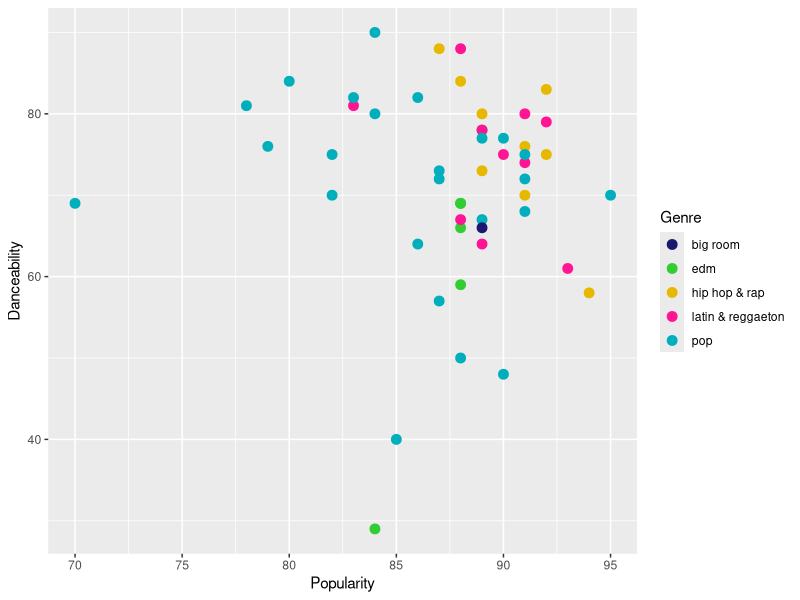
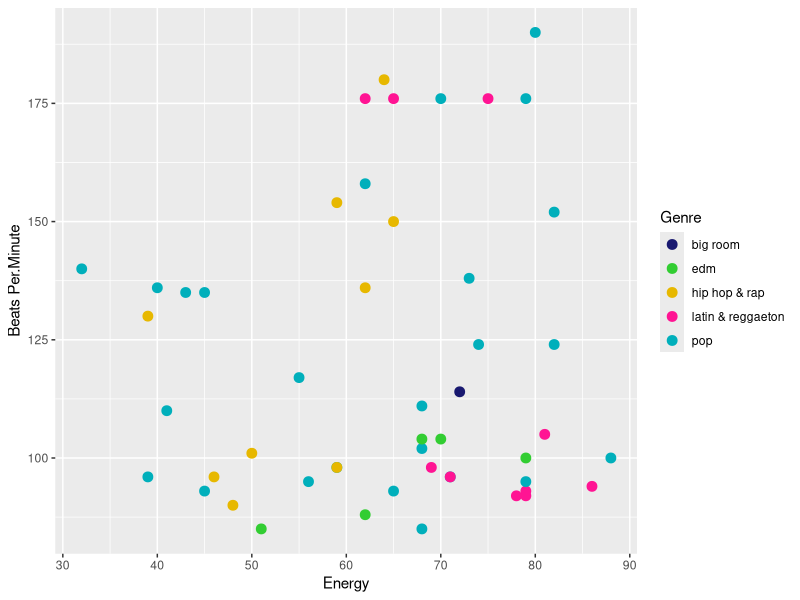
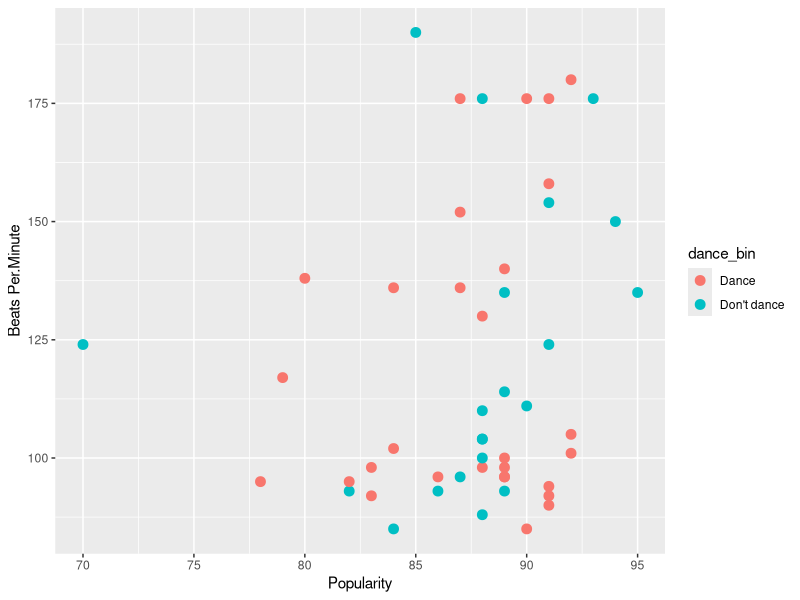

Recreate these plots in R, in order. (Note: this script raises an error after producing the figures.)
## ---- chunk 1

##### Conditional #####

cbp1 <- c("midnightblue", "limegreen", "#E7B800", "deeppink1", "#00AFBB")

genretest <- function(genre.label){
  songs <- switch(genre.label,
                  "midnightblue" = "big room",
                  "limegreen" = "edm",
                  "#E7B800" = "hip hop & rap",
                  "deeppink1" = "latin & reggaeton",
                  "#00AFBB" = "pop"
                  )
  return(songs)
}
genretest("limegreen")
genretest("deeppink1")
## ---- chunk 2

colors_to_genres <- rep(NA, length(cbp1))
for (k in 1:length(cbp1)){
  colors_to_genres[k] <- genretest(cbp1[k])
}

colors_to_genres

## ---- chunk 3

##### function #####

library(ggplot2)
top50 <- read.csv("top50cleanspotify.csv", encoding = "Windows-1252")
cbp1 <- c("midnightblue", "limegreen", "#E7B800", "deeppink1", "#00AFBB")

spotify.plot <- function(xpos, ypos){
  ggplot(top50, aes_string(x = xpos, y = ypos, color = "Genre", fill = "Genre")) + geom_point(size = 3) + xlab(sub("[.]", " ", xpos)) + ylab(sub("[.]", " ", ypos)) + scale_colour_manual(values=cbp1)
}

spotify.plot("Popularity", "Danceability")

## ---- chunk 4

##### function #####

library(ggplot2)
top50 <- read.csv("top50cleanspotify.csv", encoding = "Windows-1252")
cbp1 <- c("midnightblue", "limegreen", "#E7B800", "deeppink1", "#00AFBB")

spotify.plot("Energy", "Beats.Per.Minute")

## ---- chunk 5

####### IGNORE EVERYTHING BELOW THIS SCRIPT (practice) ######

## ---- chunk 6
#Conditional

cpb2 <- c("pop", "latin & reggaeton", "hip hop & rap", "edm", "big room")

artist.test <- function(artist.label){
  artist <- switch(artist.label,
                   "pop" = "Shawn Mendes", "Ariana Grande",
                   "latin & reggaeton" = "Anuel AA", 
                   "hip hop & rap" = "Post Malone", 
                   "edm" = "The Chainsmokers", 
                   "big room" = "Martin Garrix"
                   )
  return(artist)
}

artist.test("pop")
artist.test("edm")

## ---- chunk 7
#Conditional 

top50 <- read.csv("top50cleanspotify.csv", encoding = "Windows-1252")
data <- top50

ifelse(top50$Beats.Per.Minute > 100, "Get up and dance!", "Don't dance")
ifelse(top50$Beats.Per.Minute[2] > 100, "Get up and dance!", "Don't dance")
ifelse(top50$Beats.Per.Minute[3] > 100, "Get up and dance!", "Don't dance")
ifelse(top50$Beats.Per.Minute[4] > 100, "Get up and dance!", "Don't dance")
ifelse(top50$Beats.Per.Minute[5] > 100, "Get up and dance!", "Don't dance")
ifelse(top50$Beats.Per.Minute[6] > 100, "Get up and dance!", "Don't dance")
ifelse(top50$Beats.Per.Minute[7] > 100, "Get up and dance!", "Don't dance")
ifelse(top50$Beats.Per.Minute[8] > 100, "Get up and dance!", "Don't dance")

## ---- chunk 8
#Conditional  

top50 <- read.csv("top50cleanspotify.csv", encoding = "Windows-1252")
data <- top50
library(ggplot2)
top50$dance_bin <- ifelse(top50$Danceability > 70, "Dance", "Don't dance") 

spotify.plot <- function(xpos, ypos){
  ggplot(top50, aes_string(x = xpos, y = ypos, color = "dance_bin")) + geom_point(size = 3) + xlab(sub("[.]", " ", xpos)) + ylab(sub("[.]", " ", ypos)) 
}

spotify.plot("Popularity", "Beats.Per.Minute")
ifelse(top50$Beats.Per.Minute > 100, "Dance", "Don't dance")

if(top50$Danceability > 70) {
  print("Dance")
}

## ---- chunk 9
library(ggplot2)
top50 <- read.csv("top50cleanspotify.csv", encoding = "Windows-1252")
str(top50)

top50$Pop.bin <- ifelse(top50$Popularity >= 85, "cyan", "coral")

spotify.plot <- function(xpos, ypos){
  ggplot(top50, aes_string(x = xpos, y = ypos, color = "Pop.bin")) + geom_point(size = 3) + xlab(sub("[.]", " ", xpos)) + ylab(sub("[.]", " ", ypos)) 
}

spotify.plot("Popularity", "Danceability")
spotify.plot("Popularity", "Beats.Per.Minute")
## ---- chunk 10
library(ggplot2)
ggplot(top50, aes(top50, x = "Popularity", y = "Danceability", colour = Popularity >= 85)) + geom_point() +
  scale_colour_manual(name = 'Popularity > 85', values = setNames(c('red','green'),c(T, F))) +
  xlab('Popularity') + ylab('Danceability')
